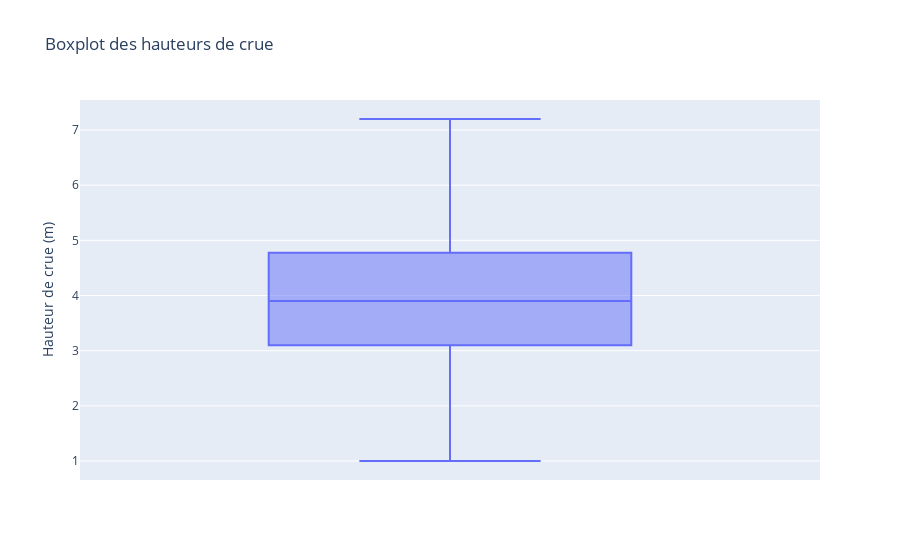

Notebook source saved alongside this figure:
### Code cell
visualize_boxplot(df)

### Figure 1 — Plotly figure (JSON) as saved in the notebook; plotly's stock layout.template omitted (floating-point values rounded to 4 significant figures)
{"data": [{"alignmentgroup": "True", "hovertemplate": "Hauteur de crue (m)=%{y}<extra></extra>", "legendgroup": "", "marker": {"color": "#636efa"}, "name": "", "notched": false, "offsetgroup": "", "orientation": "v", "showlegend": false, "type": "box", "x0": " ", "xaxis": "x", "y": [4.0, 4.5, 4.3, 1.7, 3.4, 3.4, 4.1, 4.1, 5.3, 4.1, 3.9, 3.8, 5.4, 1.7, 3.7, 4.9, 3.3, 6.3, 4.0, 5.5, 4.0, 5.8, 4.1, 3.4, 4.7, 6.2, 5.7, 5.2, 2.6, 5.6, 5.5, 4.8, 3.9, 6.7, 5.3, 4.2, 2.6, 4.2, 3.3, 3.8, 3.5, 4.7, 2.5, 4.3, 4.1, 3.9, 4.1, 3.6, 4.1, 2.1, 4.1, 3.3, 3.1, 3.6, 3.2, 2.5, 6.7, 2.5, 2.3, 2.1, 4.7, 5.1, 6.4, 4.9, 3.4, 4.8, 4.4, 5.6, 2.9, 3.3, 3.2, 3.7, 5.3, 4.5, 4.0, 4.8, 4.6, 1.0, 3.1, 2.4, 2.8, 2.7, 4.5, 3.2, 3.7, 2.5, 2.6, 1.8, 1.4, 5.4, 6.6, 4.0, 2.7, 4.9, 5.3, 5.1, 3.8, 5.9, 3.1, 3.4, 4.1, 2.5, 2.5, 4.8, 3.1, 2.4, 3.9, 2.5, 4.5, 4.2, 1.5, 1.0, 4.0, 3.1, 3.0, 3.0, 5.1, 4.5, 3.1, 7.2, 3.5, 2.5, 2.5], "y0": " ", "yaxis": "y"}], "layout": {"boxmode": "group", "legend": {"tracegroupgap": 0}, "title": {"text": "Boxplot des hauteurs de crue"}, "xaxis": {"anchor": "y", "domain": [0, 1]}, "yaxis": {"anchor": "x", "domain": [0, 1], "title": {"text": "Hauteur de crue (m)"}}}}
